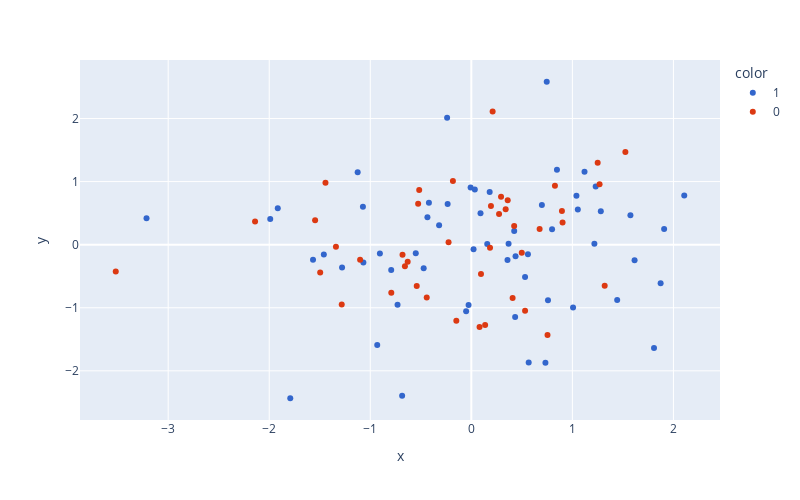

Here is the notebook cell this chart was saved with:
### Markdown cell above
# Now visualize the 2D  data

### Code cell
new_df['op'] = new_df['op'].astype('str')

fig = px.scatter(
    x=new_df['pc1'],
    y= new_df['pc2'],
    color= new_df['op'],
    width= 800,
    height= 500,
    color_discrete_sequence=  px.colors.qualitative.G10
)


fig.show()
